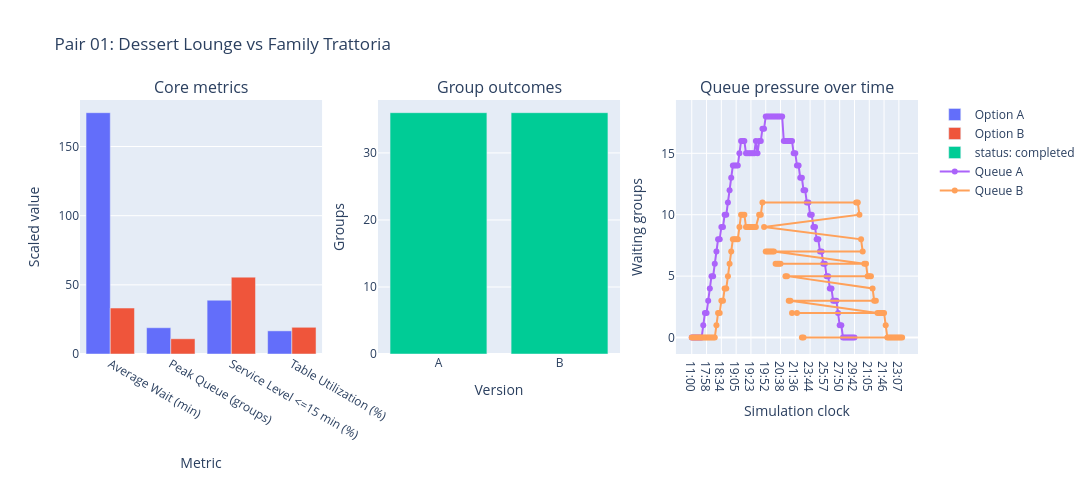
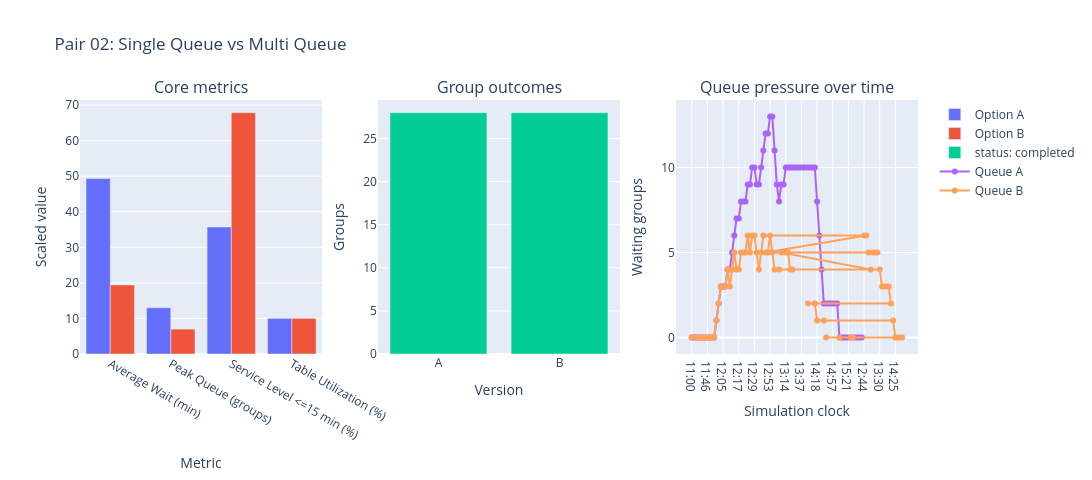
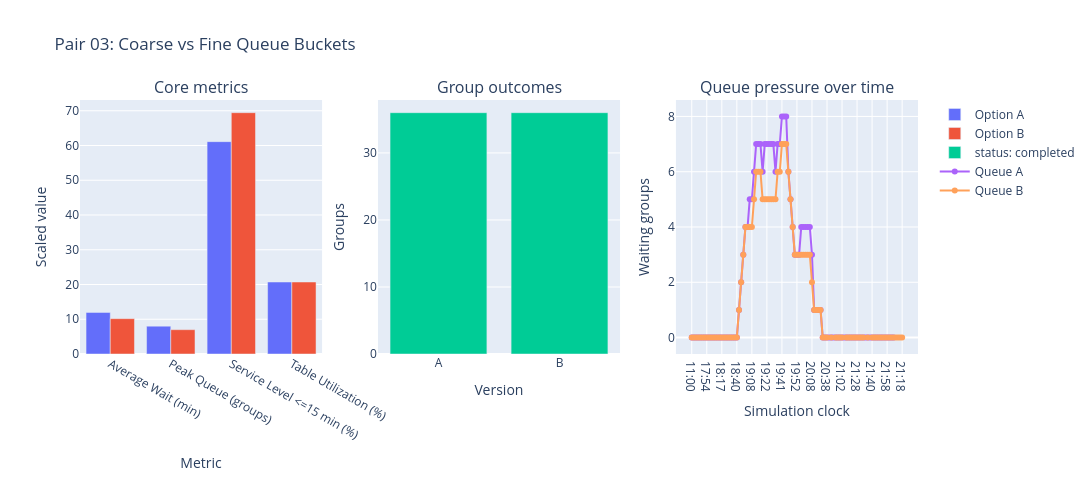
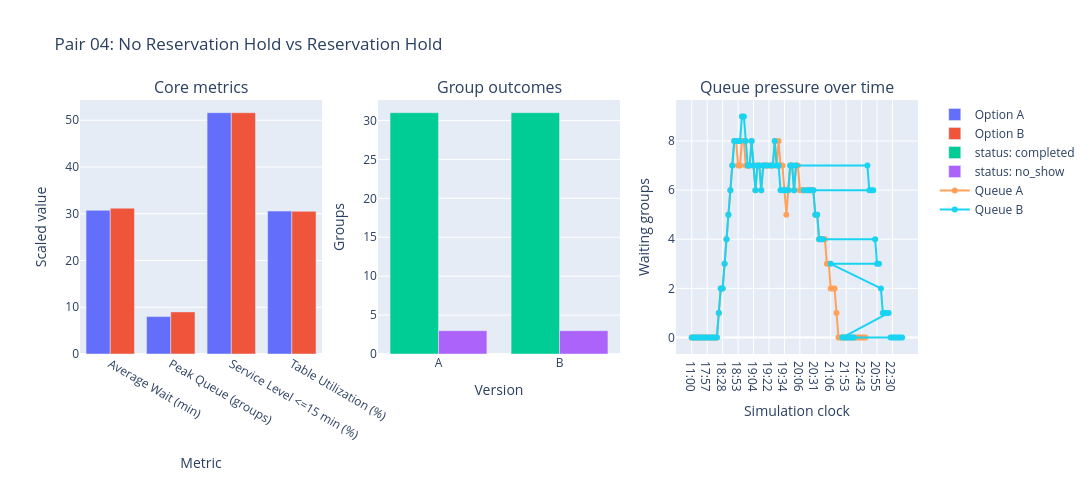

Source (notebook cell) for these figures, in order:
### Markdown cell above
## Pair Deep Dive

This section drills into each selected pair with per-case metric tables, outcome breakdowns, and queue summaries, plus charts when optional plotting support is available.

### Code cell
detail_metrics = [
    "average_wait_time",
    "max_queue_length",
    "service_level_within_15_min",
    "table_utilization_overall",
    "average_table_fit_efficiency",
]
chart_metrics = [
    "average_wait_time",
    "max_queue_length",
    "service_level_within_15_min",
    "table_utilization_overall",
]

go, make_subplots, plotly_error = load_plotly()

for comparison in comparisons:
    case = case_lookup[comparison["case_study"]]

    metric_rows = [
        {
            "metric": metric_label(metric),
            "Option A": format_metric_value(metric, comparison["A"]["metrics"][metric]),
            "Option B": format_metric_value(metric, comparison["B"]["metrics"][metric]),
            "B - A": format_delta_value(metric, comparison["metric_deltas_b_minus_a"][metric]),
        }
        for metric in detail_metrics
    ]

    outcome_counts = {
        version: Counter(outcome["status"] for outcome in comparison[version]["group_outcomes"])
        for version in ["A", "B"]
    }
    outcome_statuses = sorted({status for counter in outcome_counts.values() for status in counter})
    outcome_rows = [
        {
            "version": version,
            **{status: outcome_counts[version].get(status, 0) for status in outcome_statuses},
        }
        for version in ["A", "B"]
    ]

    queue_rows = [
        {
            "version": version,
            "minute": snapshot["minute"],
            "clock": snapshot["clock"],
            "total_waiting": snapshot["total_waiting"],
        }
        for version in ["A", "B"]
        for snapshot in comparison[version]["queue_snapshots"]
    ]
    queue_summary_rows = []
    for version in ["A", "B"]:
        version_rows = [row for row in queue_rows if row["version"] == version]
        if version_rows:
            peak_row = max(version_rows, key=lambda row: row["total_waiting"])
        else:
            peak_row = {"clock": "-", "total_waiting": 0}
        queue_summary_rows.append(
            {
                "version": version,
                "peak_waiting": peak_row["total_waiting"],
                "peak_time": peak_row["clock"],
                "final_waiting": version_rows[-1]["total_waiting"] if version_rows else 0,
                "snapshots": len(version_rows),
            }
        )

    seating_event_rows = []
    for version in ["A", "B"]:
        seat_events = [entry for entry in comparison[version]["event_log"] if entry["event_type"] == "seated"][:4]
        for event in seat_events:
            seating_event_rows.append(
                {
                    "version": version,
                    "time": event["clock"],
                    "group": event["group_id"],
                    "table": event["table_id"],
                    "message": event["message"],
                }
            )
    if not seating_event_rows:
        seating_event_rows = [
            {
                "version": "-",
                "time": "-",
                "group": "-",
                "table": "-",
                "message": "No seating events were recorded for this comparison.",
            }
        ]

    wait_delta = comparison["metric_deltas_b_minus_a"]["average_wait_time"]
    queue_delta = comparison["metric_deltas_b_minus_a"]["max_queue_length"]
    service_delta = comparison["metric_deltas_b_minus_a"]["service_level_within_15_min"]
    util_delta = comparison["metric_deltas_b_minus_a"]["table_utilization_overall"]
    if wait_delta < 0 and util_delta >= 0:
        operational_reading = "Option B improves guest flow without sacrificing space usage, so it would usually be the stronger operating rule if staff can follow it consistently."
    elif wait_delta < 0:
        operational_reading = "Option B reduces congestion, but the gain comes with lower space usage, so managers would need to balance speed against throughput."
    elif wait_delta > 0 and util_delta > 0:
        operational_reading = "Option B uses capacity more aggressively, but the extra utilization comes with slower seating, which may only be acceptable in venues that prioritize occupancy over responsiveness."
    else:
        operational_reading = "This pair stays fairly stable on the core metrics, so any preference for A or B is likely to come from operational simplicity, staff workload, or edge-case behavior."

    print(case.title)
    display(render_table(metric_rows, ["metric", "Option A", "Option B", "B - A"]))
    display(render_table(outcome_rows, ["version", *outcome_statuses]))
    display(render_table(queue_summary_rows, ["version", "peak_waiting", "peak_time", "final_waiting", "snapshots"]))
    display(render_table(seating_event_rows, ["version", "time", "group", "table", "message"]))
    display(
        Markdown(
            "#### Pair takeaway\n"
            f"- Focus factor: **{case.focus_label or 'Operational trade-off'}**.\n"
            f"- Option B changed average wait by **{format_delta_value('average_wait_time', wait_delta)}**, peak queue by **{format_delta_value('max_queue_length', queue_delta)}**, and 15-minute service level by **{format_delta_value('service_level_within_15_min', service_delta)}**.\n"
            f"- Operational reading: {operational_reading}\n"
            "- Real-world note: restaurants would still weigh host training cost, perceived fairness, special requests, and table-sharing exceptions that are not fully modeled here."
        )
    )

    if go is None:
        print(f"Plotly is not available in this kernel ({plotly_error}). The tables above provide the deep-dive summary for this pair.")
        continue

    subplot = make_subplots(
        rows=1,
        cols=3,
        subplot_titles=(
            "Core metrics",
            "Group outcomes",
            "Queue pressure over time",
        ),
    )

    subplot.add_trace(
        go.Bar(
            name="Option A",
            x=[metric_label(metric) for metric in chart_metrics],
            y=[scale_metric(metric, comparison["A"]["metrics"][metric]) for metric in chart_metrics],
        ),
        row=1,
        col=1,
    )
    subplot.add_trace(
        go.Bar(
            name="Option B",
            x=[metric_label(metric) for metric in chart_metrics],
            y=[scale_metric(metric, comparison["B"]["metrics"][metric]) for metric in chart_metrics],
        ),
        row=1,
        col=1,
    )

    for status in outcome_statuses:
        subplot.add_trace(
            go.Bar(
                name=f"status: {status}",
                x=["A", "B"],
                y=[outcome_counts["A"].get(status, 0), outcome_counts["B"].get(status, 0)],
            ),
            row=1,
            col=2,
        )

    for version in ["A", "B"]:
        version_rows = [row for row in queue_rows if row["version"] == version]
        subplot.add_trace(
            go.Scatter(
                x=[row["clock"] for row in version_rows],
                y=[row["total_waiting"] for row in version_rows],
                mode="lines+markers",
                name=f"Queue {version}",
            ),
            row=1,
            col=3,
        )

    subplot.update_layout(
        title=case.title,
        barmode="group",
        width=1380,
        height=480,
    )
    subplot.update_xaxes(title_text="Metric", row=1, col=1)
    subplot.update_xaxes(title_text="Version", row=1, col=2)
    subplot.update_xaxes(title_text="Simulation clock", row=1, col=3)
    subplot.update_yaxes(title_text="Scaled value", row=1, col=1)
    subplot.update_yaxes(title_text="Groups", row=1, col=2)
    subplot.update_yaxes(title_text="Waiting groups", row=1, col=3)
    subplot.show()

### Figure 1 — Plotly figure (JSON) as saved in the notebook; plotly's stock layout.template omitted (floating-point values rounded to 4 significant figures)
{"data": [{"name": "Option A", "type": "bar", "x": ["Average Wait (min)", "Peak Queue (groups)", "Service Level <=15 min (%)", "Table Utilization (%)"], "xaxis": "x", "y": [174.4, 19.0, 38.89, 16.72], "yaxis": "y"}, {"name": "Option B", "type": "bar", "x": ["Average Wait (min)", "Peak Queue (groups)", "Service Level <=15 min (%)", "Table Utilization (%)"], "xaxis": "x", "y": [33.22, 11.0, 55.56, 19.31], "yaxis": "y"}, {"name": "status: completed", "type": "bar", "x": ["A", "B"], "xaxis": "x2", "y": [36, 36], "yaxis": "y2"}, {"mode": "lines+markers", "name": "Queue A", "type": "scatter", "x": ["11:00", "17:35", "17:38", "17:42", "17:44", "17:46", "17:50", "17:54", "17:56", "17:58", "18:02", "18:07", "18:11", "18:12", "18:17", "18:22", "18:25", "18:28", "18:34", "18:36", "18:39", "18:40", "18:46", "18:52", "18:53", "18:58", "19:04", "19:05", "19:08", "19:09", "19:12", "19:13", "19:15", "19:18", "19:20", "19:22", "19:23", "19:24", "19:26", "19:28", "19:29", "19:37", "19:40", "19:41", "19:46", "19:52", "19:55", "19:56", "19:59", "20:00", "20:07", "20:29", "20:33", "20:34", "20:38", "20:57", "21:02", "21:06", "21:09", "21:17", "21:18", "21:22", "21:23", "21:36", "21:42", "22:35", "22:40", "22:43", "22:48", "23:13", "23:19", "23:38", "23:44", "24:21", "24:26", "24:27", "24:32", "25:17", "25:23", "25:36", "25:42", "25:57", "26:02", "26:03", "26:08", "27:15", "27:21", "27:42", "27:45", "27:48", "27:50", "27:51", "27:56", "29:19", "29:21", "29:25", "29:27", "29:30", "29:37", "29:42"], "xaxis": "x3", "y": [0, 0, 0, 0, 0, 0, 0, 1, 2, 2, 3, 4, 5, 5, 6, 7, 8, 8, 9, 9, 10, 10, 11, 12, 13, 14, 14, 14, 14, 15, 16, 16, 16, 15, 15, 15, 15, 15, 15, 16, 15, 16, 16, 17, 17, 18, 18, 18, 18, 18, 18, 18, 18, 18, 18, 18, 16, 16, 16, 16, 16, 16, 15, 15, 14, 14, 13, 13, 12, 12, 11, 11, 10, 10, 9, 9, 8, 8, 7, 7, 6, 6, 5, 5, 4, 4, 3, 3, 3, 2, 1, 1, 0, 0, 0, 0, 0, 0, 0, 0], "yaxis": "y3"}, {"mode": "lines+markers", "name": "Queue B", "type": "scatter", "x": ["11:00", "17:35", "17:38", "17:42", "17:44", "17:46", "17:50", "17:54", "17:56", "17:58", "18:02", "18:07", "18:11", "18:12", "18:17", "18:22", "18:25", "18:28", "18:34", "18:36", "18:39", "18:40", "18:46", "18:52", "18:53", "18:58", "19:04", "19:05", "19:08", "19:09", "19:12", "19:13", "19:15", "19:18", "19:20", "19:22", "19:23", "19:24", "19:26", "19:28", "19:37", "19:40", "19:41", "19:42", "19:44", "19:45", "19:46", "19:48", "19:49", "19:52", "19:55", "19:56", "19:59", "20:00", "20:07", "20:13", "20:29", "20:33", "20:34", "20:38", "20:59", "21:04", "21:05", "21:06", "21:07", "21:09", "21:10", "21:12", "21:16", "21:17", "21:18", "21:21", "21:22", "21:32", "21:37", "21:42", "21:44", "21:46", "21:48", "21:50", "21:52", "22:05", "22:11", "22:43", "22:47", "22:48", "22:52", "23:02", "23:07", "23:48", "23:54"], "xaxis": "x3", "y": [0, 0, 0, 0, 0, 0, 0, 0, 0, 0, 0, 0, 0, 0, 0, 1, 2, 2, 3, 3, 4, 4, 5, 6, 7, 8, 8, 8, 8, 9, 10, 10, 10, 9, 9, 9, 9, 9, 9, 9, 10, 10, 11, 11, 11, 10, 9, 8, 7, 7, 7, 7, 7, 7, 7, 6, 6, 6, 6, 6, 6, 5, 5, 5, 5, 5, 4, 3, 3, 3, 3, 2, 2, 2, 2, 2, 2, 2, 1, 0, 0, 0, 0, 0, 0, 0, 0, 0, 0, 0, 0], "yaxis": "y3"}], "layout": {"annotations": [{"font": {"size": 16}, "showarrow": false, "text": "Core metrics", "x": 0.1444, "xanchor": "center", "xref": "paper", "y": 1.0, "yanchor": "bottom", "yref": "paper"}, {"font": {"size": 16}, "showarrow": false, "text": "Group outcomes", "x": 0.5, "xanchor": "center", "xref": "paper", "y": 1.0, "yanchor": "bottom", "yref": "paper"}, {"font": {"size": 16}, "showarrow": false, "text": "Queue pressure over time", "x": 0.8556, "xanchor": "center", "xref": "paper", "y": 1.0, "yanchor": "bottom", "yref": "paper"}], "barmode": "group", "height": 480, "title": {"text": "Pair 01: Dessert Lounge vs Family Trattoria"}, "width": 1380, "xaxis": {"anchor": "y", "domain": [0.0, 0.2889], "title": {"text": "Metric"}}, "xaxis2": {"anchor": "y2", "domain": [0.3556, 0.6444], "title": {"text": "Version"}}, "xaxis3": {"anchor": "y3", "domain": [0.7111, 1.0], "title": {"text": "Simulation clock"}}, "yaxis": {"anchor": "x", "domain": [0.0, 1.0], "title": {"text": "Scaled value"}}, "yaxis2": {"anchor": "x2", "domain": [0.0, 1.0], "title": {"text": "Groups"}}, "yaxis3": {"anchor": "x3", "domain": [0.0, 1.0], "title": {"text": "Waiting groups"}}}}

### Figure 2 — Plotly figure (JSON) as saved in the notebook; plotly's stock layout.template omitted (floating-point values rounded to 4 significant figures)
{"data": [{"name": "Option A", "type": "bar", "x": ["Average Wait (min)", "Peak Queue (groups)", "Service Level <=15 min (%)", "Table Utilization (%)"], "xaxis": "x", "y": [49.32, 13.0, 35.71, 10.02], "yaxis": "y"}, {"name": "Option B", "type": "bar", "x": ["Average Wait (min)", "Peak Queue (groups)", "Service Level <=15 min (%)", "Table Utilization (%)"], "xaxis": "x", "y": [19.43, 7.0, 67.86, 10.02], "yaxis": "y"}, {"name": "status: completed", "type": "bar", "x": ["A", "B"], "xaxis": "x2", "y": [28, 28], "yaxis": "y2"}, {"mode": "lines+markers", "name": "Queue A", "type": "scatter", "x": ["11:00", "11:28", "11:31", "11:34", "11:37", "11:40", "11:43", "11:46", "11:49", "11:52", "11:55", "11:58", "12:01", "12:04", "12:05", "12:06", "12:07", "12:09", "12:10", "12:13", "12:16", "12:17", "12:19", "12:21", "12:22", "12:23", "12:25", "12:27", "12:29", "12:31", "12:32", "12:36", "12:41", "12:47", "12:52", "12:53", "12:56", "12:57", "12:58", "12:59", "13:06", "13:09", "13:14", "13:20", "13:24", "13:27", "13:31", "13:33", "13:36", "13:37", "13:40", "13:47", "13:51", "13:57", "14:01", "14:13", "14:18", "14:19", "14:20", "14:21", "14:47", "14:51", "14:54", "14:57", "15:00", "15:06", "15:10", "15:16", "15:17", "15:20", "15:21", "15:26", "15:31", "15:44", "15:47", "15:55", "15:59"], "xaxis": "x3", "y": [0, 0, 0, 0, 0, 0, 0, 0, 0, 0, 0, 1, 2, 3, 3, 3, 4, 4, 5, 6, 7, 7, 8, 8, 8, 9, 9, 10, 10, 9, 9, 10, 11, 12, 12, 13, 13, 11, 9, 8, 9, 9, 10, 10, 10, 10, 10, 10, 10, 10, 10, 10, 10, 10, 10, 10, 8, 6, 4, 2, 2, 2, 2, 2, 2, 2, 0, 0, 0, 0, 0, 0, 0, 0, 0, 0, 0], "yaxis": "y3"}, {"mode": "lines+markers", "name": "Queue B", "type": "scatter", "x": ["11:00", "11:28", "11:31", "11:34", "11:37", "11:40", "11:43", "11:46", "11:49", "11:52", "11:55", "11:58", "12:01", "12:04", "12:05", "12:06", "12:07", "12:09", "12:10", "12:13", "12:16", "12:17", "12:19", "12:21", "12:22", "12:23", "12:25", "12:27", "12:29", "12:31", "12:32", "12:36", "12:41", "12:44", "12:45", "12:47", "12:49", "12:52", "12:53", "12:56", "12:57", "12:59", "13:03", "13:06", "13:08", "13:11", "13:14", "13:18", "13:20", "13:24", "13:27", "13:30", "13:34", "13:35", "13:38", "13:44", "13:48", "13:51", "14:13", "14:18", "14:21", "14:22", "14:25", "14:26", "14:43", "14:47", "15:10", "15:14", "15:26", "15:31"], "xaxis": "x3", "y": [0, 0, 0, 0, 0, 0, 0, 0, 0, 0, 0, 1, 2, 3, 3, 3, 4, 3, 4, 5, 4, 4, 5, 5, 5, 6, 5, 6, 6, 5, 4, 5, 6, 6, 6, 5, 5, 5, 6, 5, 4, 4, 4, 5, 5, 5, 5, 5, 5, 4, 4, 4, 3, 3, 3, 3, 2, 2, 2, 1, 1, 1, 0, 0, 0, 0, 0, 0, 0, 0], "yaxis": "y3"}], "layout": {"annotations": [{"font": {"size": 16}, "showarrow": false, "text": "Core metrics", "x": 0.1444, "xanchor": "center", "xref": "paper", "y": 1.0, "yanchor": "bottom", "yref": "paper"}, {"font": {"size": 16}, "showarrow": false, "text": "Group outcomes", "x": 0.5, "xanchor": "center", "xref": "paper", "y": 1.0, "yanchor": "bottom", "yref": "paper"}, {"font": {"size": 16}, "showarrow": false, "text": "Queue pressure over time", "x": 0.8556, "xanchor": "center", "xref": "paper", "y": 1.0, "yanchor": "bottom", "yref": "paper"}], "barmode": "group", "height": 480, "title": {"text": "Pair 02: Single Queue vs Multi Queue"}, "width": 1380, "xaxis": {"anchor": "y", "domain": [0.0, 0.2889], "title": {"text": "Metric"}}, "xaxis2": {"anchor": "y2", "domain": [0.3556, 0.6444], "title": {"text": "Version"}}, "xaxis3": {"anchor": "y3", "domain": [0.7111, 1.0], "title": {"text": "Simulation clock"}}, "yaxis": {"anchor": "x", "domain": [0.0, 1.0], "title": {"text": "Scaled value"}}, "yaxis2": {"anchor": "x2", "domain": [0.0, 1.0], "title": {"text": "Groups"}}, "yaxis3": {"anchor": "x3", "domain": [0.0, 1.0], "title": {"text": "Waiting groups"}}}}

### Figure 3 — Plotly figure (JSON) as saved in the notebook; plotly's stock layout.template omitted (floating-point values rounded to 4 significant figures)
{"data": [{"name": "Option A", "type": "bar", "x": ["Average Wait (min)", "Peak Queue (groups)", "Service Level <=15 min (%)", "Table Utilization (%)"], "xaxis": "x", "y": [11.97, 8.0, 61.11, 20.72], "yaxis": "y"}, {"name": "Option B", "type": "bar", "x": ["Average Wait (min)", "Peak Queue (groups)", "Service Level <=15 min (%)", "Table Utilization (%)"], "xaxis": "x", "y": [10.17, 7.0, 69.44, 20.72], "yaxis": "y"}, {"name": "status: completed", "type": "bar", "x": ["A", "B"], "xaxis": "x2", "y": [36, 36], "yaxis": "y2"}, {"mode": "lines+markers", "name": "Queue A", "type": "scatter", "x": ["11:00", "17:35", "17:38", "17:42", "17:44", "17:46", "17:50", "17:54", "17:56", "17:58", "18:02", "18:07", "18:11", "18:12", "18:17", "18:22", "18:25", "18:28", "18:34", "18:36", "18:39", "18:40", "18:46", "18:52", "18:53", "18:58", "19:04", "19:05", "19:08", "19:09", "19:12", "19:13", "19:15", "19:18", "19:20", "19:22", "19:23", "19:24", "19:26", "19:28", "19:37", "19:40", "19:41", "19:42", "19:44", "19:45", "19:46", "19:48", "19:49", "19:52", "19:55", "19:56", "19:59", "20:00", "20:03", "20:07", "20:08", "20:13", "20:20", "20:21", "20:25", "20:27", "20:32", "20:38", "20:52", "20:55", "20:56", "20:57", "20:59", "21:00", "21:02", "21:03", "21:04", "21:06", "21:09", "21:22", "21:27", "21:28", "21:29", "21:33", "21:34", "21:35", "21:38", "21:39", "21:40", "21:43", "21:44", "21:46", "21:48", "21:52", "21:54", "21:58", "22:00", "22:25", "22:31"], "xaxis": "x3", "y": [0, 0, 0, 0, 0, 0, 0, 0, 0, 0, 0, 0, 0, 0, 0, 0, 0, 0, 0, 0, 0, 0, 1, 2, 3, 4, 4, 5, 5, 6, 7, 7, 7, 6, 7, 7, 7, 7, 7, 6, 7, 7, 8, 8, 8, 6, 5, 4, 3, 3, 3, 4, 4, 4, 4, 4, 3, 1, 1, 1, 1, 0, 0, 0, 0, 0, 0, 0, 0, 0, 0, 0, 0, 0, 0, 0, 0, 0, 0, 0, 0, 0, 0, 0, 0, 0, 0, 0, 0, 0, 0, 0, 0, 0, 0], "yaxis": "y3"}, {"mode": "lines+markers", "name": "Queue B", "type": "scatter", "x": ["11:00", "17:35", "17:38", "17:42", "17:44", "17:46", "17:50", "17:54", "17:56", "17:58", "18:02", "18:07", "18:11", "18:12", "18:17", "18:22", "18:25", "18:28", "18:34", "18:36", "18:39", "18:40", "18:46", "18:52", "18:53", "18:58", "19:04", "19:05", "19:08", "19:09", "19:12", "19:13", "19:15", "19:18", "19:20", "19:22", "19:23", "19:24", "19:26", "19:28", "19:37", "19:40", "19:41", "19:42", "19:44", "19:45", "19:46", "19:48", "19:49", "19:52", "19:55", "19:56", "19:59", "20:00", "20:03", "20:07", "20:08", "20:13", "20:20", "20:21", "20:25", "20:27", "20:29", "20:32", "20:33", "20:34", "20:38", "20:55", "20:57", "20:59", "21:00", "21:02", "21:04", "21:06", "21:09", "21:18", "21:22", "21:27", "21:28", "21:29", "21:33", "21:34", "21:38", "21:40", "21:43", "21:44", "21:46", "21:48", "21:52", "21:54", "21:58", "22:00", "22:25", "22:31"], "xaxis": "x3", "y": [0, 0, 0, 0, 0, 0, 0, 0, 0, 0, 0, 0, 0, 0, 0, 0, 0, 0, 0, 0, 0, 0, 1, 2, 3, 4, 4, 4, 4, 5, 6, 6, 6, 5, 5, 5, 5, 5, 5, 5, 6, 6, 7, 7, 7, 6, 5, 4, 3, 3, 3, 3, 3, 3, 3, 3, 2, 1, 1, 1, 1, 0, 0, 0, 0, 0, 0, 0, 0, 0, 0, 0, 0, 0, 0, 0, 0, 0, 0, 0, 0, 0, 0, 0, 0, 0, 0, 0, 0, 0, 0, 0, 0, 0], "yaxis": "y3"}], "layout": {"annotations": [{"font": {"size": 16}, "showarrow": false, "text": "Core metrics", "x": 0.1444, "xanchor": "center", "xref": "paper", "y": 1.0, "yanchor": "bottom", "yref": "paper"}, {"font": {"size": 16}, "showarrow": false, "text": "Group outcomes", "x": 0.5, "xanchor": "center", "xref": "paper", "y": 1.0, "yanchor": "bottom", "yref": "paper"}, {"font": {"size": 16}, "showarrow": false, "text": "Queue pressure over time", "x": 0.8556, "xanchor": "center", "xref": "paper", "y": 1.0, "yanchor": "bottom", "yref": "paper"}], "barmode": "group", "height": 480, "title": {"text": "Pair 03: Coarse vs Fine Queue Buckets"}, "width": 1380, "xaxis": {"anchor": "y", "domain": [0.0, 0.2889], "title": {"text": "Metric"}}, "xaxis2": {"anchor": "y2", "domain": [0.3556, 0.6444], "title": {"text": "Version"}}, "xaxis3": {"anchor": "y3", "domain": [0.7111, 1.0], "title": {"text": "Simulation clock"}}, "yaxis": {"anchor": "x", "domain": [0.0, 1.0], "title": {"text": "Scaled value"}}, "yaxis2": {"anchor": "x2", "domain": [0.0, 1.0], "title": {"text": "Groups"}}, "yaxis3": {"anchor": "x3", "domain": [0.0, 1.0], "title": {"text": "Waiting groups"}}}}

### Figure 4 — Plotly figure (JSON) as saved in the notebook; plotly's stock layout.template omitted (floating-point values rounded to 4 significant figures)
{"data": [{"name": "Option A", "type": "bar", "x": ["Average Wait (min)", "Peak Queue (groups)", "Service Level <=15 min (%)", "Table Utilization (%)"], "xaxis": "x", "y": [30.74, 8.0, 51.61, 30.57], "yaxis": "y"}, {"name": "Option B", "type": "bar", "x": ["Average Wait (min)", "Peak Queue (groups)", "Service Level <=15 min (%)", "Table Utilization (%)"], "xaxis": "x", "y": [31.19, 9.0, 51.61, 30.51], "yaxis": "y"}, {"name": "status: completed", "type": "bar", "x": ["A", "B"], "xaxis": "x2", "y": [31, 31], "yaxis": "y2"}, {"name": "status: no_show", "type": "bar", "x": ["A", "B"], "xaxis": "x2", "y": [3, 3], "yaxis": "y2"}, {"mode": "lines+markers", "name": "Queue A", "type": "scatter", "x": ["11:00", "17:30", "17:34", "17:38", "17:41", "17:43", "17:52", "17:55", "17:57", "17:58", "18:02", "18:07", "18:09", "18:12", "18:18", "18:24", "18:28", "18:30", "18:33", "18:36", "18:42", "18:45", "18:49", "18:50", "18:53", "18:55", "18:56", "18:57", "18:58", "19:00", "19:01", "19:03", "19:04", "19:07", "19:10", "19:11", "19:14", "19:15", "19:19", "19:20", "19:22", "19:23", "19:25", "19:26", "19:27", "19:28", "19:30", "19:31", "19:34", "19:36", "19:43", "19:44", "19:45", "19:50", "19:52", "20:03", "20:06", "20:12", "20:13", "20:15", "20:16", "20:22", "20:25", "20:27", "20:31", "20:37", "20:41", "20:46", "20:49", "20:54", "21:00", "21:02", "21:06", "21:09", "21:11", "21:14", "21:16", "21:17", "21:23", "21:28", "21:53", "21:57", "22:03", "22:07", "22:31", "22:32", "22:37", "22:39", "22:43", "22:45", "22:50"], "xaxis": "x3", "y": [0, 0, 0, 0, 0, 0, 0, 0, 0, 0, 0, 0, 0, 0, 1, 2, 2, 3, 4, 5, 6, 7, 8, 8, 7, 7, 8, 8, 7, 7, 7, 8, 7, 6, 7, 7, 6, 7, 7, 7, 7, 7, 7, 8, 7, 8, 7, 7, 6, 5, 6, 7, 7, 6, 7, 7, 6, 6, 6, 6, 6, 6, 6, 6, 5, 5, 4, 4, 4, 4, 3, 3, 2, 2, 2, 1, 0, 0, 0, 0, 0, 0, 0, 0, 0, 0, 0, 0, 0, 0, 0], "yaxis": "y3"}, {"mode": "lines+markers", "name": "Queue B", "type": "scatter", "x": ["11:00", "17:30", "17:34", "17:38", "17:41", "17:43", "17:52", "17:55", "17:57", "17:58", "18:02", "18:07", "18:09", "18:12", "18:18", "18:24", "18:28", "18:30", "18:33", "18:36", "18:42", "18:45", "18:49", "18:50", "18:53", "18:55", "18:56", "18:57", "18:58", "19:00", "19:01", "19:03", "19:04", "19:07", "19:10", "19:11", "19:14", "19:15", "19:19", "19:20", "19:23", "19:25", "19:26", "19:27", "19:28", "19:30", "19:31", "19:34", "19:36", "19:43", "19:44", "19:45", "19:50", "19:52", "20:08", "20:11", "20:13", "20:14", "20:16", "20:17", "20:22", "20:25", "20:27", "20:31", "20:37", "20:41", "20:46", "20:49", "20:50", "20:55", "21:03", "21:06", "21:07", "21:12", "21:18", "21:19", "21:22", "21:23", "21:28", "21:53", "21:57", "22:03", "22:07", "22:26", "22:30", "22:31", "22:36", "22:40", "22:44", "22:52", "22:57"], "xaxis": "x3", "y": [0, 0, 0, 0, 0, 0, 0, 0, 0, 0, 0, 0, 0, 0, 1, 2, 2, 3, 4, 5, 6, 7, 8, 8, 8, 8, 9, 9, 8, 7, 7, 8, 7, 6, 7, 7, 6, 7, 7, 7, 7, 7, 8, 7, 7, 6, 6, 6, 6, 6, 7, 7, 6, 7, 7, 6, 6, 6, 6, 6, 6, 6, 6, 5, 5, 4, 4, 4, 4, 3, 3, 3, 2, 1, 1, 1, 1, 0, 0, 0, 0, 0, 0, 0, 0, 0, 0, 0, 0, 0, 0], "yaxis": "y3"}], "layout": {"annotations": [{"font": {"size": 16}, "showarrow": false, "text": "Core metrics", "x": 0.1444, "xanchor": "center", "xref": "paper", "y": 1.0, "yanchor": "bottom", "yref": "paper"}, {"font": {"size": 16}, "showarrow": false, "text": "Group outcomes", "x": 0.5, "xanchor": "center", "xref": "paper", "y": 1.0, "yanchor": "bottom", "yref": "paper"}, {"font": {"size": 16}, "showarrow": false, "text": "Queue pressure over time", "x": 0.8556, "xanchor": "center", "xref": "paper", "y": 1.0, "yanchor": "bottom", "yref": "paper"}], "barmode": "group", "height": 480, "title": {"text": "Pair 04: No Reservation Hold vs Reservation Hold"}, "width": 1380, "xaxis": {"anchor": "y", "domain": [0.0, 0.2889], "title": {"text": "Metric"}}, "xaxis2": {"anchor": "y2", "domain": [0.3556, 0.6444], "title": {"text": "Version"}}, "xaxis3": {"anchor": "y3", "domain": [0.7111, 1.0], "title": {"text": "Simulation clock"}}, "yaxis": {"anchor": "x", "domain": [0.0, 1.0], "title": {"text": "Scaled value"}}, "yaxis2": {"anchor": "x2", "domain": [0.0, 1.0], "title": {"text": "Groups"}}, "yaxis3": {"anchor": "x3", "domain": [0.0, 1.0], "title": {"text": "Waiting groups"}}}}
